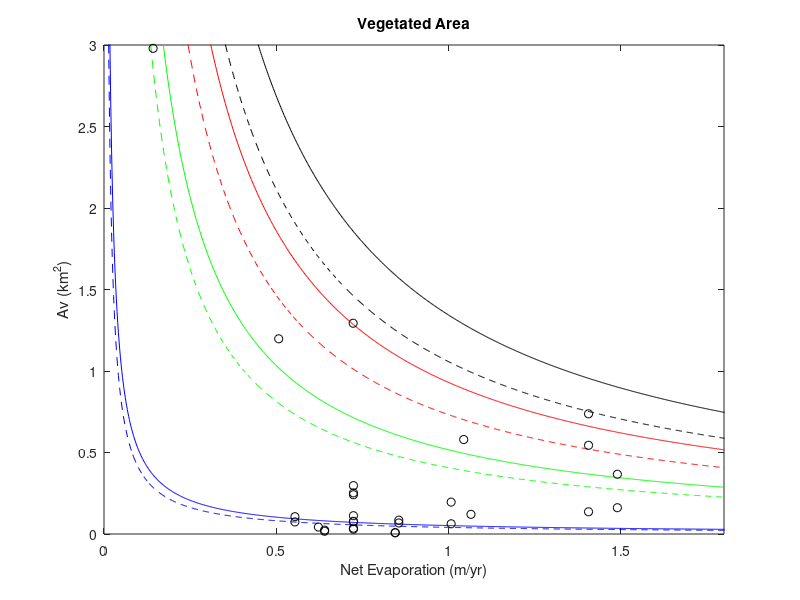

Source code (MATLAB):
%% input parameters for PDE
D=5; %Diffusivity m^2/yr
Da=50;
Db=90;
Dc=130; %Different diffusion values
Sc=82; %Salinity concentration at tree death. (Cintron et al 1978) (ppt)
So=35;% (ppt ocean salinity average)
Sos=45; %Second Ocean salinity value
ETnet=linspace(0.01,2,1001); %m/yr
b=1 %conversion factor


% for i=1:n
Av=((Sc-So)*2*pi*D)./(ETnet)*(35*b);
Ava=((Sc-Sos)*2*pi*D)./(ETnet)*(35*b);

Avb=((Sc-So)*2*pi*Da)./(ETnet)*(35*b);
Avc=((Sc-Sos)*2*pi*Da)./(ETnet)*(35*b);

Avd=((Sc-So)*2*pi*Db)./(ETnet)*(35*b);
Ave=((Sc-Sos)*2*pi*Db)./(ETnet)*(35*b);

Avf=((Sc-So)*2*pi*Dc)./(ETnet)*(35*b);
Avg=((Sc-Sos)*2*pi*Dc)./(ETnet)*(35*b);
% end
px= [0.8451 0.8457 .6405 .6405 .8559 .8559 .1426 .5072 .7242 .7242 .7242 .7242 .7242 .7242 1.0443 1.4904 1.4904 .7234 .6225 1.4067 1.4067 .7242 .7242 1.0654 .5543 .5543 1.4067 1.0078 1.0078];
py= [8487 7174 17014 23700 67701 85012 2979571 1197621 296857 29122 241064 112319 77645 35737 579468 161227 366635 1293025 42603 136350 544291 252404 75396 120650 106110 74044 737302 195762 62553];
%px= [.8451 .8451 .6405 .6405 .8559 .8559 .1426 .5076 .7242 .7242 .7242 .7242 .7242 .7242 .0328 1.0443 .0328 1.4904 1.4904 .7234 .6225]; 
%py= [8487 7174 17014 23700 67701 85012 2979571 1197621 295857 29122 241064 112319 77645 35737 116179 579468 677416 161227 366635 1293025 42603]; 
%px = [.1741 .7217 .7391 .5925 .5864 .7582 .7569 .1855 .1855 .1541 .7591 .9908 .9592 .9908 .9908 .9908 .9908 .4115 1.6703 .4115 1.4122 1.4122 .9074 .9592];% -47.88 -47.67 -51.57 -51.57 -7.67];
%py = [27650 8487 7174 17014 23700 67701 85012 9217.9 10824.5 2979571 1197621 295857 29122 241064 112319 77654 35737 116179 579468 677416 161227 366635 1293025 2578];% 73078 170271 94668 116199 335447];   


figure (1)
plot(ETnet,Av*10^-6,'b',ETnet,Ava*10^-6,'b--',ETnet,Avb*10^-6,'g',ETnet,Avc*10^-6,'g--',ETnet,Avd*10^-6,'r',ETnet,Ave*10^-6,'r--',ETnet,Avf*10^-6,'k',ETnet,Avg*10^-6,'k--',px,py*10^-6,'ko')

%loglog(ETnet,Av,'r')
figure(1)
hold on

xlabel('Net Evaporation (m/yr)')
 ylabel('Av (km^2)')
 title('Vegetated Area')
 %legend('k=10 m/yr So=35 ppt','k=10 m/yr So=40 ppt','k=50 m/yr So=35 ppt','k=50 m/yr So=40 ppt','k=90 m/yr So=35 ppt','k=90 m/yr So=40 ppt','k=130 m/yr So=35 ppt','k=130 m/yr So=40 ppt')
%legend boxoff
 axis([0 1.8 0 3])